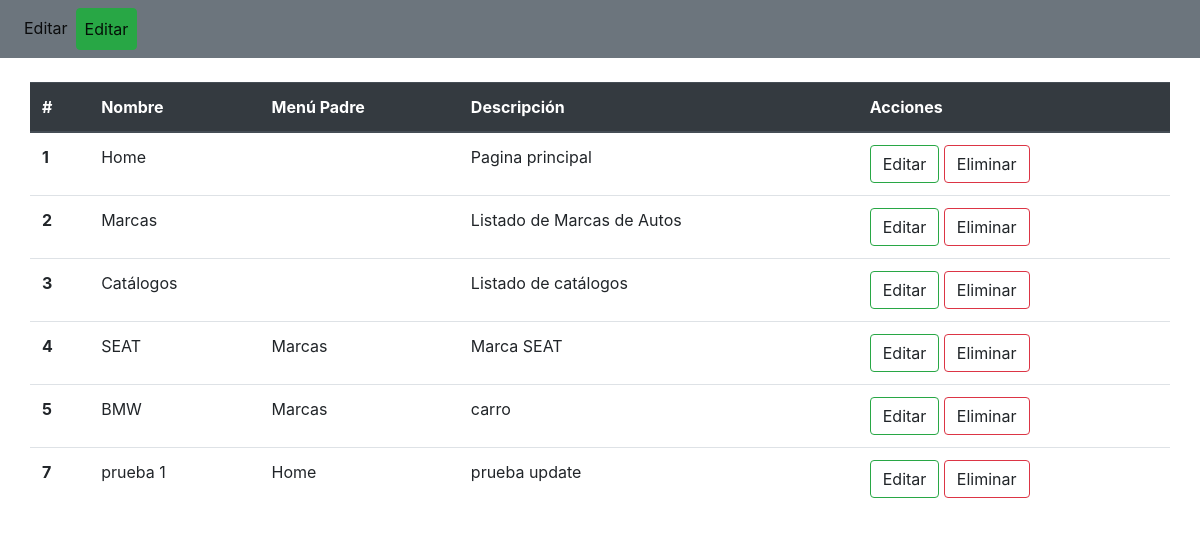
The page / on the database its author committed.
### tables this page shows
CREATE TABLE `menu` (
  `Id` int(10) UNSIGNED NOT NULL,
  `Nombre` varchar(50) NOT NULL COMMENT 'Nombre del menú',
  `Descripcion` varchar(100) NOT NULL COMMENT 'Breve descripción del menú\r',
  `DependenciaMenu` int(10) DEFAULT NULL
);

### libs/view.php (called while the page is built, shortened)
<?php
class View {
    function render($nombre){
        require "views/" . $nombre .".php";
    }
}

### controllers/homepage.php (called while the page is built, shortened)
<?php
require "models/homepagemodel.php";
class Homepage extends Controller{
    public function __construct(){
        $this->view->dataMenu = [];
        $this->view->dataSelect = [];
        $model = new HomepageModel();
        $menu = $model->getDataMenu();
        $select = $model->getDataName();
        $this->view->dataMenu = $menu;
        $this->view->dataSelect = $select;
        $this->view->render('homepage');
    }
}
?>

### index.php (called while the page is built, shortened)
<?php
require_once "libs/database.php";
require_once "libs/view.php";
require_once "libs/app.php";
$app = new App();
?>

### models/homepagemodel.php (called while the page is built, shortened)
<?php
class HomepageModel extends Model{
    public function getDataMenu(){
        $items = [];
        $query = $this->db->connect()->query("SELECT
                                                m1.*,
                                                m2.Nombre AS NombreD
                                            FROM menu m1
                                            LEFT JOIN menu m2 ON m2.Id = m1.DependenciaMenu");
        while($row = $query->fetch()){
            $item = new Menu();
            $item->id = $row['Id'];
            $item->nombre = $row['Nombre'];
            $item->descripcion = $row['Descripcion'];
            $item->dependencia = $row['NombreD'];
            array_push($items, $item);
        }
        return $items;
    }
}
?>

### libs/database.php (called while the page is built)
<?php
class Database {
    private $host;
    private $db;
    private $user;
    private $password;
    private $charset;
    public function __construct() {
        $this->host = constant('HOST');
        $this->db = constant('DB');
        $this->user = constant('USER');
        $this->password = constant('PASSWORD');
        $this->charset = constant('CHARSET');
    }
    function connect(){
        try{
            $connection = "mysql:host=" . $this->host . ";dbname=" . $this->db . ";charset=" . $this->charset;
            $options = [
                PDO::ATTR_ERRMODE => PDO::ERRMODE_EXCEPTION,
                PDO::ATTR_EMULATE_PREPARES => false
            ];
            $pdo = new PDO($connection, $this->user, $this->password, $options);
            return $pdo;
        }catch(PDOException $e){
            print_r("Error de conección: " . $e->getMessage());
        }
    }
}

### views/homepage.php (the view, shortened to what this page needs)
<!DOCTYPE html>
<html>
<head>
    <link rel="stylesheet" type="text/css" href="./assets/bootstrap/css/bootstrap.min.css" />
</head>
<body>
    <header class="text-center">
        <nav class="navbar navbar-expand-lg navbar-light bg-secondary">
            <div class="collapse navbar-collapse" id="navbarSupportedContent">
                <ul class="navbar-nav mr-auto">
                    <li class="nav-item active">
                        <a class="nav-link" href="#editar">Editar</a>
                    </li>
                    <li class="nav-item active">
                        <a class="nav-link btn btn-success my-2 my-sm-0" data-toggle="modal" data-target="#modalAgregar">Editar</a>
                    </li>
                </ul>
            </div>
        </nav>
    </header>
    <div class="container">
        <div id="editar">
            <br>
            <div id="tableInfo" class="row">
                <table class="table">
                    <thead class="thead-dark">
                        <tr>
                            <th scope="col">#</th>
                            <th scope="col">Nombre</th>
                            <th scope="col">Menú Padre</th>
                            <th scope="col">Descripción</th>
                            <th scope="col">Acciones</th>
                        </tr>
                    </thead>
                    <tbody>
                        <?php
                        foreach($this->dataMenu as $value){
                            $menu = $value;
                        ?>
                        <tr>
                            <th class="id"><?php echo $menu->id?></th>
                            <td class="nombre"><?php echo $menu->nombre?></td>
                            <td class="dependencia"><?php echo $menu->dependencia?></td>
                            <td class="descripcion"><?php echo $menu->descripcion?></td>
                            <td>
                                <a class="btn btn-outline-success updateMenu" data-toggle="modal" data-target="#modalAgregar">Editar</a>
                                <a class="btn btn-outline-danger deleteMenu">Eliminar</a>
                            </td>
                        </tr>
                        <?php
                        }
                        ?>
                    </tbody>
                </table>
            </div>
        </div>
    </div>
</body>
</html>

### libs/app.php (shortened to what this page needs)
<?php
class App {
    public function __construct()
    {
        $url = isset($_GET['url']) ? $_GET['url']: null;
        $url = rtrim($url, '/');
        $url = explode('/', $url);
        if(empty($url[0])){
            require_once "controllers/homepage.php";
            $controller = new homepage();
            return false;
        }
    }
}

### rows shown on the page
menu: Id "1", Nombre "Home", Descripcion "Pagina principal"
menu: Id "2", Nombre "Marcas", Descripcion "Listado de Marcas de Autos"
menu: Id "3", Nombre "Catálogos", Descripcion "Listado de catálogos"
menu: Id "4", Nombre "SEAT", menu.Nombre "Marcas", Descripcion "Marca SEAT"
menu: Id "5", Nombre "BMW", menu.Nombre "Marcas", Descripcion "carro"
menu: Id "7", Nombre "prueba 1", menu.Nombre "Home", Descripcion "prueba update"
